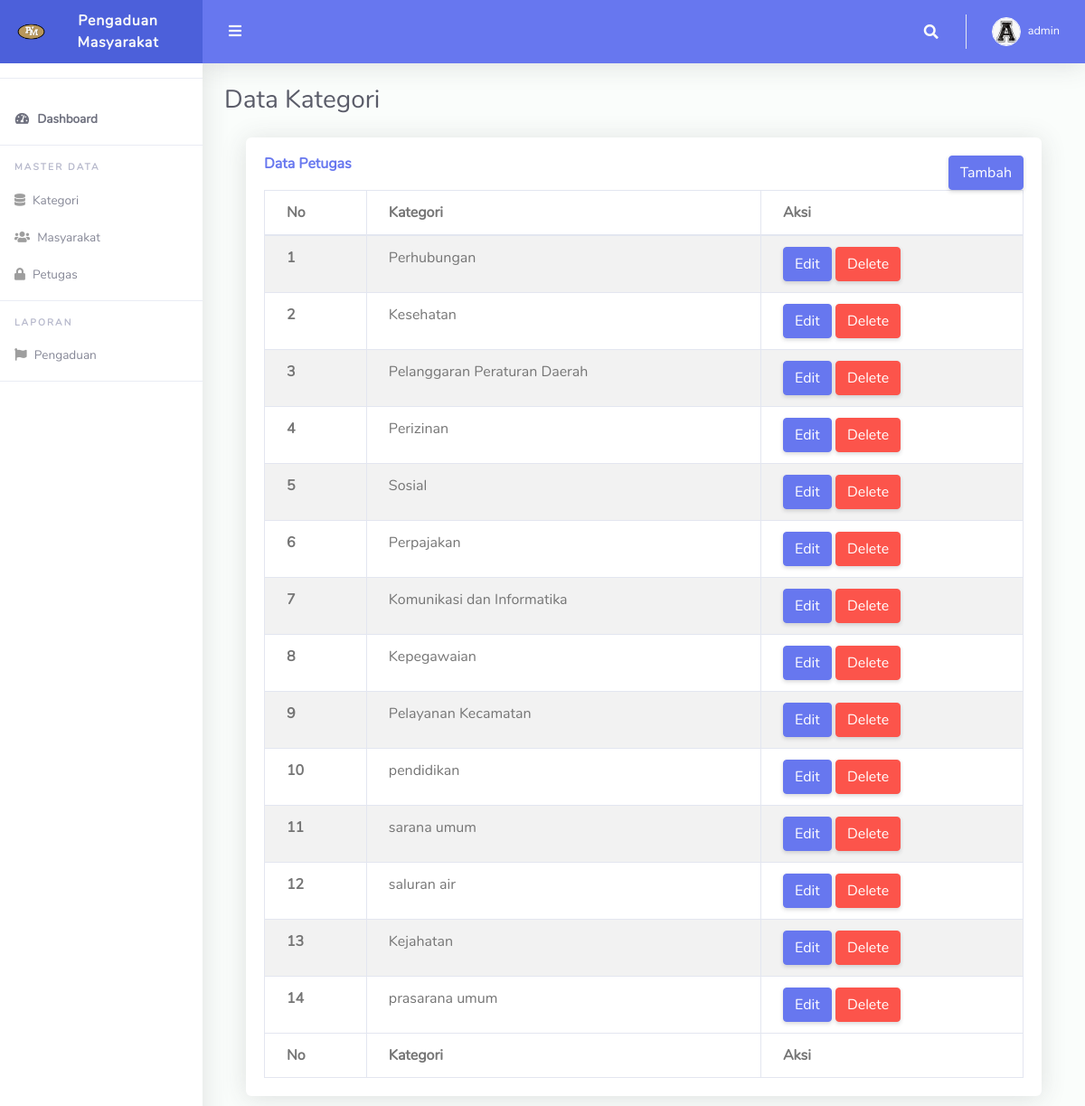
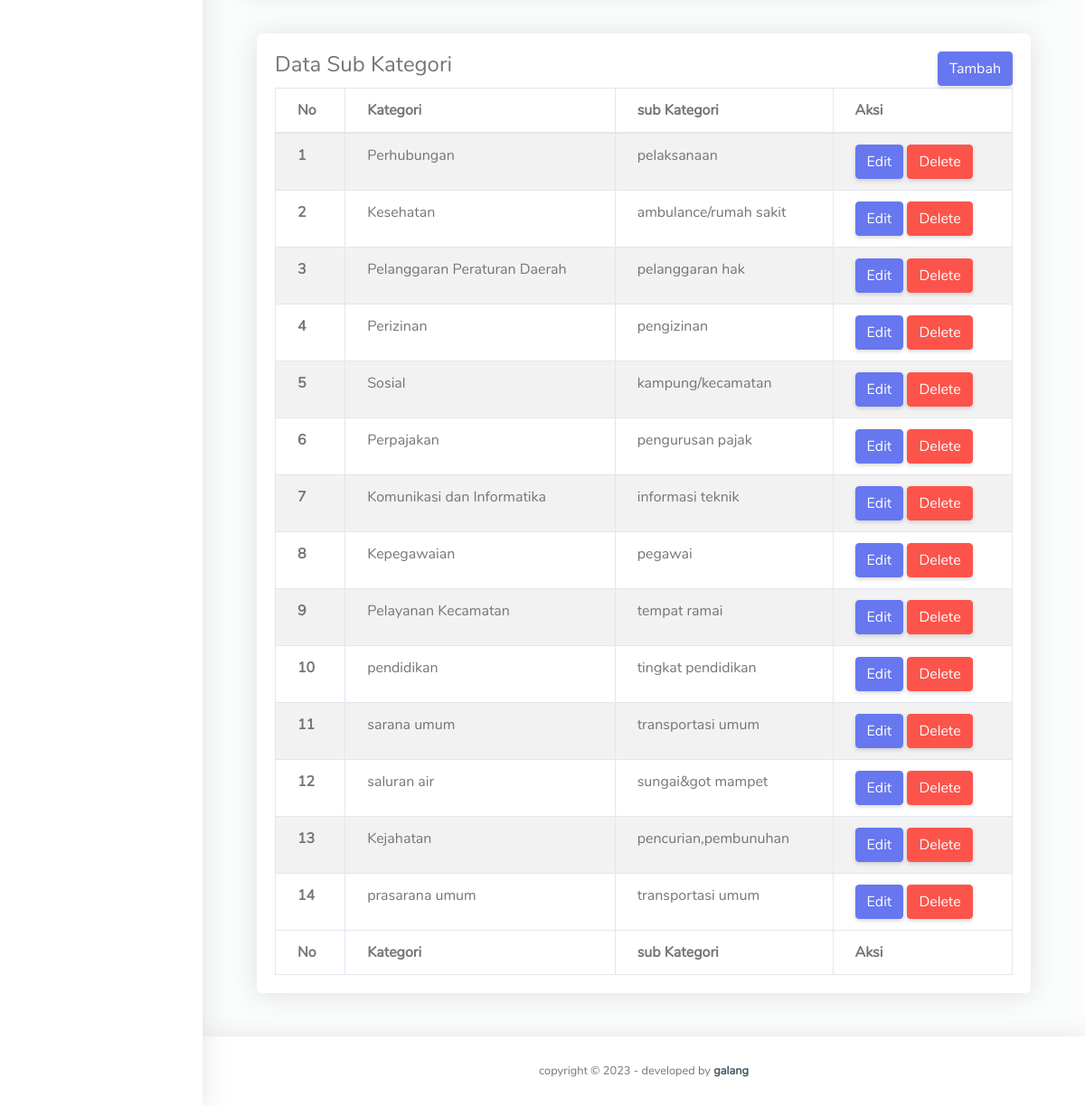
The app's page /index.php/admin/kategori with its own data (2 pictures, top to bottom).
### tables this page shows
CREATE TABLE `kategori` (
  `id_kategori` int(11) NOT NULL,
  `kategori` varchar(128) NOT NULL
);

CREATE TABLE `sub_kategori` (
  `id_subkategori` int(11) NOT NULL,
  `id_kategori` int(11) NOT NULL,
  `sub_kategori` varchar(156) NOT NULL
);

### application/controllers/Admin.php (called while the page is built, shortened)
<?php
class 	Admin extends CI_Controller
{
	public function __construct()
    {
        $this->load->library('form_validation');
        $this->load->model('m_kategori');
    }
	public function kategori()
	{
		$data['title'] = 'kategori Page';
		$data['user'] = $this->db->get_where('kategori', ['kategori' => $this->session->userdata('kategori')])->row_array();
        $data['kategori'] = $this->db->get('kategori')->result_array();
        $data['sub_kategori'] = $this->db->get('sub_kategori')->result_array();
        $data['joinbruh'] = $this->m_kategori->joinbruh()->result_array();
		$this->load->view('template/admin_header', $data);
		$this->load->view('admin/kategori', $data);
		$this->load->view('template/admin_footer', $data);
	}
}

### index.php (called while the page is built, shortened)
<?php
require_once BASEPATH.'core/CodeIgniter.php';

### application/models/M_kategori.php (called while the page is built, shortened)
<?php
class M_kategori extends CI_Model
{
    function joinbruh()
    {
        $this->db->select('*');
        $this->db->FROM('sub_kategori');
        $this->db->join('kategori','kategori.id_kategori=sub_kategori.id_kategori');
        return $this->db->get();
    }
}

### application/views/admin/kategori.php (the view, shortened to what this page needs)
<div id="wrapper">
  <ul class="navbar-nav sidebar sidebar-light accordion" id="accordionSidebar">
    <a class="sidebar-brand d-flex align-items-center justify-content-center" href="<?= base_url('admin') ?>">
      <div class="sidebar-brand-icon">
        <img src="<?= base_url('assets/img/logo g.png') ?>">
      </div>
      <div class="sidebar-brand-text mx-3">Pengaduan Masyarakat</div>
    </a>
    <hr class="sidebar-divider">
    <li class="nav-item active">
      <a class="nav-link" href="<?= base_url('admin') ?>">
        <i class="fas fa-fw fa-tachometer-alt"></i>
        <span>Dashboard</span></a>
    </li>
    <hr class="sidebar-divider">
    <div class="sidebar-heading">
      Master Data
    </div>
    <li class="nav-item">
      <a class="nav-link" href="<?= base_url('admin/kategori') ?>">
      <i class="fa fa-database" aria-hidden="true"></i>
        <span>Kategori</span>
      </a>
    </li>
    <li class="nav-item">
      <a class="nav-link" href="<?= base_url('admin/masyarakat') ?>">
      <i class="fa fa-users" aria-hidden="true"></i>
        <span>Masyarakat</span>
      </a>
    </li>
    <li class="nav-item">
      <a class="nav-link" href="<?= base_url('admin/petugas') ?>">
      <i class="fa fa-lock" aria-hidden="true"></i>
        <span>Petugas</span>
      </a>
    </li>
    <hr class="sidebar-divider">
    <div class="sidebar-heading">
    LAPORAN
    </div>
    <li class="nav-item">
      <a class="nav-link" href="<?= base_url('admin/pengaduan') ?>">
      <i class="fa fa-flag" aria-hidden="true"></i>
        <span>Pengaduan</span>
      </a>
    </li>
    <hr class="sidebar-divider">
  </ul>
  <div id="content-wrapper" class="d-flex flex-column">
    <div id="content">
      <nav class="navbar navbar-expand navbar-light bg-navbar topbar mb-4 static-top">
        <button id="sidebarToggleTop" class="btn btn-link rounded-circle mr-3">
          <i class="fa fa-bars"></i>
        </button>
        <ul class="navbar-nav ml-auto">
          <li class="nav-item dropdown no-arrow">
            <a class="nav-link dropdown-toggle" href="#" id="searchDropdown" role="button" data-toggle="dropdown" aria-haspopup="true" aria-expanded="false">
              <i class="fas fa-search fa-fw"></i>
            </a>
          </li>
          <li class="nav-item dropdown no-arrow">
            <a class="nav-link dropdown-toggle" href="#" id="userDropdown" role="button" data-toggle="dropdown" aria-haspopup="true" aria-expanded="false">
            <img class="img-profile rounded-circle" src="<?=base_url('assets/assets/img/logo a.png')?>" style="max-width: 60px">
              <span class="ml-2 d-none d-lg-inline text-white small">admin</span>
            </a>
          </li>
        </ul>
      </nav>
        <div class="container-fluid" id="container-wrapper">
        <div class="d-sm-flex align-items-center justify-content-between mb-4">
          <h1 class="h3 mb-0 text-gray-800">Data Kategori</h1>
        </div>
      <div id="main-wrapper">
        <div class="content-body">
          <div class="container-fluid">
            <div class="row">
              <div class="col-12">
                <div class="card">
                  <div class="card-body">
                    <button type="button" class="btn btn-primary float-right" data-toggle="modal" data-target="#exampleModal1">Tambah</button>
                    <h6 class="m-0 font-weight-bold text-primary">Data Petugas</h6>
                    <div class="table-responsive">
                      <table class="table table-striped table-bordered zero-configuration">
                        <thead>
                          <tr>
                            <th>No</th>
                            <th>Kategori</th>
                            <th>Aksi</th>
                          </tr>
                        </thead>
                        <?php $i = 1 ?>
                        <?php foreach ($kategori as $hy) : ?>
                          <tr>
                            <th><?= $i ?></th>
                            <td><?= $hy['kategori'] ?></td>
                            <td>
                              <button type="button" class="btn btn-primary" data-toggle="modal" data-target="#edit_kp_Modal<?php echo $hy['id_kategori']; ?>">
                                Edit</button>
                              <a class="btn btn-danger" href="<?= base_url('admin/delete_kategori/' . $hy['id_kategori'] . '/') ?>" onclick="return confirm('Apakah Anda Yakin?');">Delete</a>
                            </td>
                          </tr>
                    </div>
                  <?php $i++;
                        endforeach ?>
                  <tfoot>
                    <tr>
                      <th>No</th>
                      <th>Kategori</th>
                      <th>Aksi</th>
                    </tr>
                  </tfoot>
          <div class="container-fluid">
            <div class="row">
              <div class="col-lg-12 mt-5 mb-5">
                <div class="card">
                  <div class="card-body">
                    <button type="button" class="btn btn-primary float-right" data-toggle="modal" data-target="#exampleModalqw">Tambah</button>
                    <h4 class="card-title">Data Sub Kategori</h4>
                    <div class="table-responsive">
                      <table class="table table-striped table-bordered zero-configuration">
                        <thead>
                          <tr>
                            <th>No</th>
                            <th>Kategori</th>
                            <th>sub Kategori</th>
                            <th>Aksi</th>
                          </tr>
                        </thead>
                        <?php $i = 1 ?>
                        <?php foreach ($joinbruh as $mc) : ?>
                          <tr>
                            <th><?= $i ?></th>
                            <td><?= $mc['kategori'] ?></td>
                            <td><?= $mc['sub_kategori'] ?></td>
                            <td>
                              <button type="button" class="btn btn-primary" data-toggle="modal" data-target="#edit_kp_Modal<?php echo $mc['id_kategori']; ?>">
                                Edit</button>
                                <a class="btn btn-danger" href="<?= base_url('admin/delete_subkategori/' . $mc['id_kategori']) ?>">Delete</a>
                            </td>
                          </tr>
                    </div>
                  <?php $i++;
                        endforeach ?>
                  <tfoot>
                    <tr>
                      <th>No</th>
                      <th>Kategori</th>
                      <th>sub Kategori</th>
                      <th>Aksi</th>
                    </tr>
                  </tfoot>

### application/views/template/admin_header.php (shortened to what this page needs)
<!DOCTYPE html>
<html lang="en">
<head>
  <link href="<?= base_url('assets/')?>vendor/fontawesome-free/css/all.min.css" rel="stylesheet" type="text/css">
  <link href="<?= base_url('assets/')?>vendor/bootstrap/css/bootstrap.min.css" rel="stylesheet" type="text/css">
  <link href="<?= base_url('assets/')?>css/ruang-admin.min.css" rel="stylesheet">
</head>
<body id="page-top">

### application/views/template/admin_footer.php (shortened to what this page needs)
<footer class="sticky-footer bg-white">
    <div class="container my-auto">
        <div class="copyright text-center my-auto">
            <span>copyright &copy;  - developed by
                <b><a> galang </a></b>
            </span>
        </div>
    </div>
</footer>
</body>
</html>

### records on screen
kategori: kategori "Perhubungan"
kategori: kategori "Kesehatan"
kategori: kategori "Pelanggaran Peraturan Daerah"
kategori: kategori "Perizinan"
kategori: kategori "Sosial"
kategori: kategori "Perpajakan"
kategori: kategori "Komunikasi dan Informatika"
kategori: kategori "Kepegawaian"
kategori: kategori "Pelayanan Kecamatan"
kategori: kategori "pendidikan"
kategori: kategori "sarana umum"
kategori: kategori "saluran air"
kategori: kategori "Kejahatan"
kategori: kategori "prasarana umum"
sub_kategori: id_kategori.kategori "Perhubungan", sub_kategori "pelaksanaan"
sub_kategori: id_kategori.kategori "Kesehatan", sub_kategori "ambulance/rumah sakit"
sub_kategori: id_kategori.kategori "Pelanggaran Peraturan Daerah", sub_kategori "pelanggaran hak"
sub_kategori: id_kategori.kategori "Perizinan", sub_kategori "pengizinan"
sub_kategori: id_kategori.kategori "Sosial", sub_kategori "kampung/kecamatan"
sub_kategori: id_kategori.kategori "Perpajakan", sub_kategori "pengurusan pajak"
sub_kategori: id_kategori.kategori "Komunikasi dan Informatika", sub_kategori "informasi teknik"
sub_kategori: id_kategori.kategori "Kepegawaian", sub_kategori "pegawai"
sub_kategori: id_kategori.kategori "Pelayanan Kecamatan", sub_kategori "tempat ramai"
sub_kategori: id_kategori.kategori "pendidikan", sub_kategori "tingkat pendidikan"
sub_kategori: id_kategori.kategori "sarana umum", sub_kategori "transportasi umum"
sub_kategori: id_kategori.kategori "saluran air", sub_kategori "sungai&got mampet"
sub_kategori: id_kategori.kategori "Kejahatan", sub_kategori "pencurian,pembunuhan"
sub_kategori: id_kategori.kategori "prasarana umum", sub_kategori "transportasi umum"
